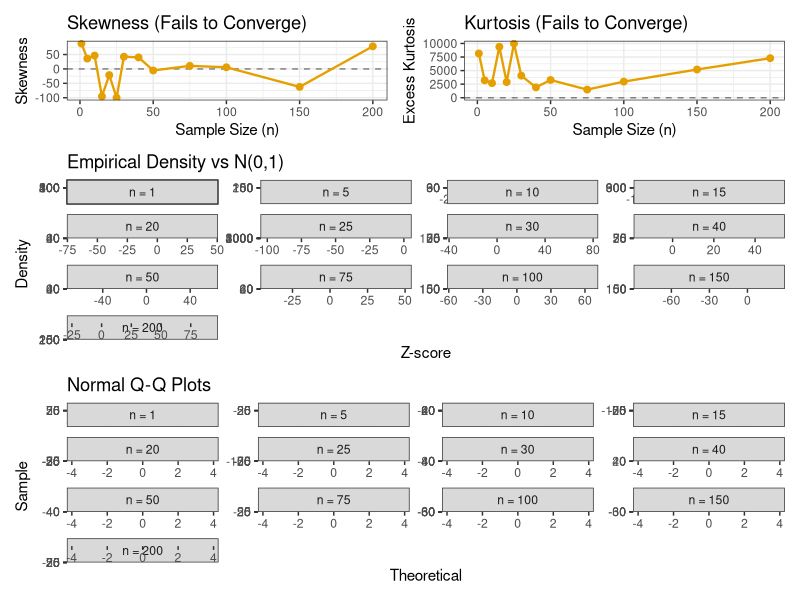

Here is the R script that generated this plot:
# -------------------------------------------------------------
# CLT Simulation: Cauchy Distribution
# -------------------------------------------------------------
library(ggplot2)
library(dplyr)
library(patchwork)

set.seed(8676)

B <- 10000L
n_values <- c(1, 5, 10, 15, 20, 25, 30, 40, 50, 75, 100, 150, 200)
output_dir <- file.path("..", "data", "cauchy")
dir.create(output_dir, showWarnings = FALSE, recursive = TRUE)

# Theoretical Parameters
theo_mu <- NA_real_
theo_sigma <- NA_real_
pop_shape <- "Continuous, symmetric, extremely heavy-tailed"

shape_statistics <- function(x) {
  center <- mean(x)
  deviations <- x - center
  m2 <- mean(deviations^2)
  if (!is.finite(m2) || m2 == 0) return(c(skewness = NA_real_, excess_kurtosis = NA_real_))
  c(skewness = mean(deviations^3) / m2^(3 / 2),
    excess_kurtosis = mean(deviations^4) / m2^2 - 3)
}

results_list <- list()
density_qq_list <- list()

for (n_val in n_values) {
  observations <- rcauchy(B * n_val, location = 0, scale = 1)
  sample_matrix <- matrix(observations, nrow = B, ncol = n_val)
  means <- rowMeans(sample_matrix)
  
  sim_mean <- mean(means)
  sim_se <- sd(means)
  stats <- shape_statistics(means)
  theo_se <- NA_real_
  
  sub_sample <- sample(means, min(5000L, B))
  shapiro_res <- shapiro.test(sub_sample)
  
  results_list[[length(results_list) + 1]] <- data.frame(
    n = n_val, theo_mean = theo_mu, sim_mean = sim_mean,
    theo_se = theo_se, sim_se = sim_se,
    skewness = unname(stats[["skewness"]]), excess_kurtosis = unname(stats[["excess_kurtosis"]]),
    shapiro_W = shapiro_res$statistic, shapiro_p = shapiro_res$p.value
  )
  
  z_means <- if (is.finite(sim_se) && sim_se > 0) (means - sim_mean) / sim_se else rep(NA_real_, B)
  density_qq_list[[length(density_qq_list) + 1]] <- data.frame(n = paste0("n = ", n_val), n_num = n_val, z = z_means)
}

summary_table <- do.call(rbind, results_list)
plot_data <- do.call(rbind, density_qq_list) %>% filter(is.finite(z))
plot_data$n <- factor(plot_data$n, levels = paste0("n = ", n_values))

write.csv(summary_table, file.path(output_dir, "cauchy_metrics.csv"), row.names = FALSE)

p_skew <- ggplot(summary_table, aes(x = n, y = skewness)) +
  geom_hline(yintercept = 0, linetype = "dashed", color = "gray50") +
  geom_line(color = "#E69F00", linewidth = 0.8) + geom_point(color = "#E69F00", size = 2) +
  labs(title = "Skewness (Fails to Converge)", x = "Sample Size (n)", y = "Skewness") + theme_bw()

p_kurt <- ggplot(summary_table, aes(x = n, y = excess_kurtosis)) +
  geom_hline(yintercept = 0, linetype = "dashed", color = "gray50") +
  geom_line(color = "#E69F00", linewidth = 0.8) + geom_point(color = "#E69F00", size = 2) +
  labs(title = "Kurtosis (Fails to Converge)", x = "Sample Size (n)", y = "Excess Kurtosis") + theme_bw()

p_dens <- ggplot(plot_data, aes(x = z)) +
  geom_density(fill = "#E69F00", alpha = 0.3) +
  stat_function(fun = dnorm, args = list(mean = 0, sd = 1), linetype = "dashed") +
  facet_wrap(~ n, scales = "free") +
  labs(title = "Empirical Density vs N(0,1)", x = "Z-score", y = "Density") + theme_bw()

p_qq <- ggplot(plot_data, aes(sample = z)) +
  geom_abline(intercept = 0, slope = 1, linetype = "dashed") +
  stat_qq(color = "#E69F00", alpha = 0.3) +
  facet_wrap(~ n, scales = "free") +
  labs(title = "Normal Q-Q Plots", x = "Theoretical", y = "Sample") + theme_bw()

combined_plot <- (p_skew | p_kurt) / p_dens / p_qq + plot_layout(heights = c(1, 2, 2))
ggsave(file.path(output_dir, "cauchy_combined_plots.png"), plot = combined_plot, width = 14, height = 18, dpi = 200)
